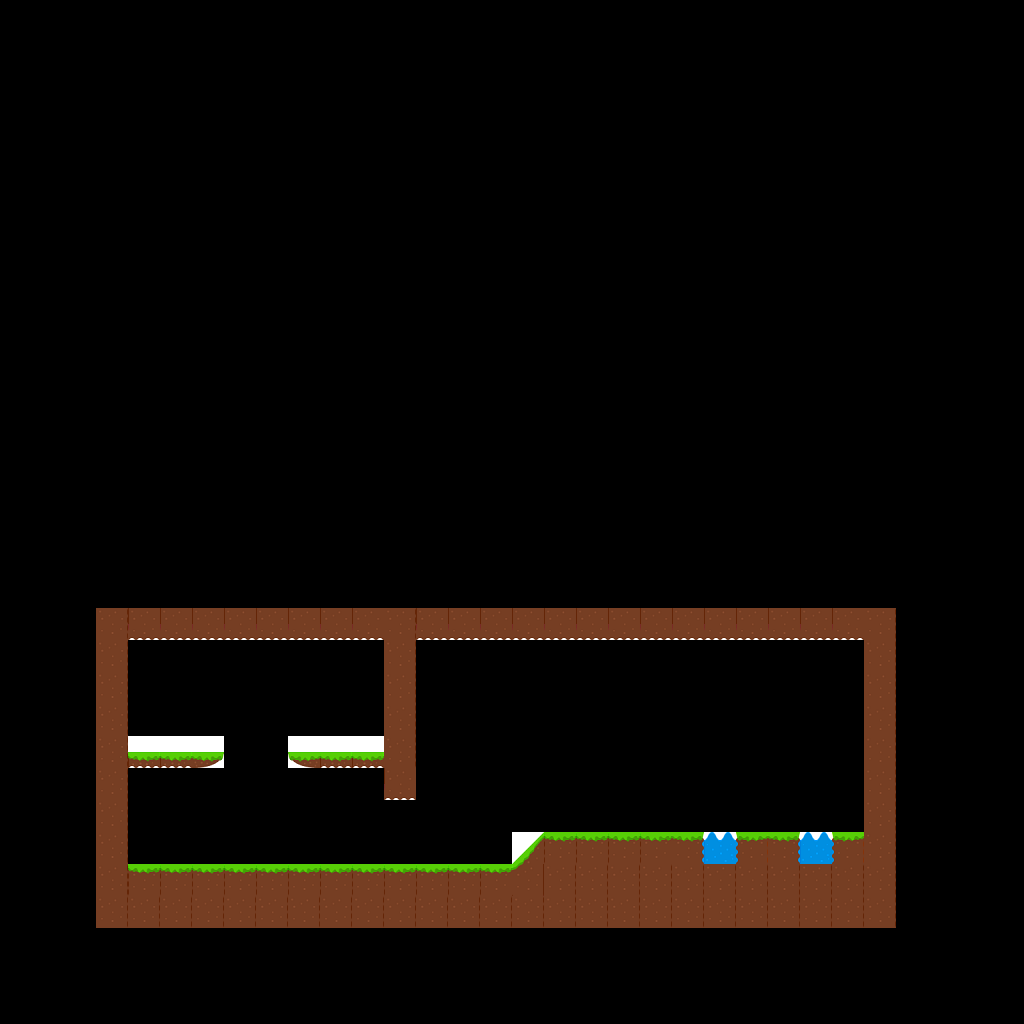

Tiled map render using the project's own tile images. Description and the whole map definition, tile-layer contents included, below:
An orthogonal 32x32 tile map with 32x32 px tiles, 1 tile layer (Tile Layer 1).

<map version="1.0" tiledversion="1.0.3" orientation="orthogonal" renderorder="right-down" width="32" height="32" tilewidth="32" tileheight="32" nextobjectid="1">
 <tileset firstgid="1" source="../Tilesets/Tileset1.tsx" />
 <layer name="Tile Layer 1" width="32" height="32">
  <data encoding="csv">
0,0,0,0,0,0,0,0,0,0,0,0,0,0,0,0,0,0,0,0,0,0,0,0,0,0,0,0,0,0,0,0,
0,0,0,0,0,0,0,0,0,0,0,0,0,0,0,0,0,0,0,0,0,0,0,0,0,0,0,0,0,0,0,0,
0,0,0,0,0,0,0,0,0,0,0,0,0,0,0,0,0,0,0,0,0,0,0,0,0,0,0,0,0,0,0,0,
0,0,0,0,0,0,0,0,0,0,0,0,0,0,0,0,0,0,0,0,0,0,0,0,0,0,0,0,0,0,0,0,
0,0,0,0,0,0,0,0,0,0,0,0,0,0,0,0,0,0,0,0,0,0,0,0,0,0,0,0,0,0,0,0,
0,0,0,0,0,0,0,0,0,0,0,0,0,0,0,0,0,0,0,0,0,0,0,0,0,0,0,0,0,0,0,0,
0,0,0,0,0,0,0,0,0,0,0,0,0,0,0,0,0,0,0,0,0,0,0,0,0,0,0,0,0,0,0,0,
0,0,0,0,0,0,0,0,0,0,0,0,0,0,0,0,0,0,0,0,0,0,0,0,0,0,0,0,0,0,0,0,
0,0,0,0,0,0,0,0,0,0,0,0,0,0,0,0,0,0,0,0,0,0,0,0,0,0,0,0,0,0,0,0,
0,0,0,0,0,0,0,0,0,0,0,0,0,0,0,0,0,0,0,0,0,0,0,0,0,0,0,0,0,0,0,0,
0,0,0,0,0,0,0,0,0,0,0,0,0,0,0,0,0,0,0,0,0,0,0,0,0,0,0,0,0,0,0,0,
0,0,0,0,0,0,0,0,0,0,0,0,0,0,0,0,0,0,0,0,0,0,0,0,0,0,0,0,0,0,0,0,
0,0,0,0,0,0,0,0,0,0,0,0,0,0,0,0,0,0,0,0,0,0,0,0,0,0,0,0,0,0,0,0,
0,0,0,0,0,0,0,0,0,0,0,0,0,0,0,0,0,0,0,0,0,0,0,0,0,0,0,0,0,0,0,0,
0,0,0,0,0,0,0,0,0,0,0,0,0,0,0,0,0,0,0,0,0,0,0,0,0,0,0,0,0,0,0,0,
0,0,0,0,0,0,0,0,0,0,0,0,0,0,0,0,0,0,0,0,0,0,0,0,0,0,0,0,0,0,0,0,
0,0,0,0,0,0,0,0,0,0,0,0,0,0,0,0,0,0,0,0,0,0,0,0,0,0,0,0,0,0,0,0,
0,0,0,0,0,0,0,0,0,0,0,0,0,0,0,0,0,0,0,0,0,0,0,0,0,0,0,0,0,0,0,0,
0,0,0,0,0,0,0,0,0,0,0,0,0,0,0,0,0,0,0,0,0,0,0,0,0,0,0,0,0,0,0,0,
0,0,0,1,15,15,15,15,15,15,15,15,1,15,15,15,15,15,15,15,15,15,15,15,15,15,15,1,0,0,0,0,
0,0,0,1,0,0,0,0,0,0,0,0,1,0,0,0,0,0,0,0,0,0,0,0,0,0,0,1,0,0,0,0,
0,0,0,1,0,0,0,0,0,0,0,0,1,0,0,0,0,0,0,0,0,0,0,0,0,0,0,1,0,0,0,0,
0,0,0,1,0,0,0,0,0,0,0,0,1,0,0,0,0,0,0,0,0,0,0,0,0,0,0,1,0,0,0,0,
0,0,0,1,14,14,13,0,0,12,14,14,1,0,0,0,0,0,0,0,0,0,0,0,0,0,0,1,0,0,0,0,
0,0,0,1,0,0,0,0,0,0,0,0,15,0,0,0,0,0,0,0,0,0,0,0,0,0,0,1,0,0,0,0,
0,0,0,1,0,0,0,0,0,0,0,0,0,0,0,0,0,0,0,0,0,0,0,0,0,0,0,1,0,0,0,0,
0,0,0,1,0,0,0,0,0,0,0,0,0,0,0,0,19,5,5,5,5,26,22,24,26,22,24,1,0,0,0,0,
0,0,0,1,5,5,5,5,5,5,5,5,5,5,5,5,18,1,1,1,1,1,1,1,1,1,1,1,0,0,0,0,
0,0,0,1,1,1,1,1,1,1,1,1,1,1,1,1,1,1,1,1,1,1,1,1,1,1,1,1,0,0,0,0,
0,0,0,0,0,0,0,0,0,0,0,0,0,0,0,0,0,0,0,0,0,0,0,0,0,0,0,0,0,0,0,0,
0,0,0,0,0,0,0,0,0,0,0,0,0,0,0,0,0,0,0,0,0,0,0,0,0,0,0,0,0,0,0,0,
0,0,0,0,0,0,0,0,0,0,0,0,0,0,0,0,0,0,0,0,0,0,0,0,0,0,0,0,0,0,0,0
</data>
 </layer>
</map>